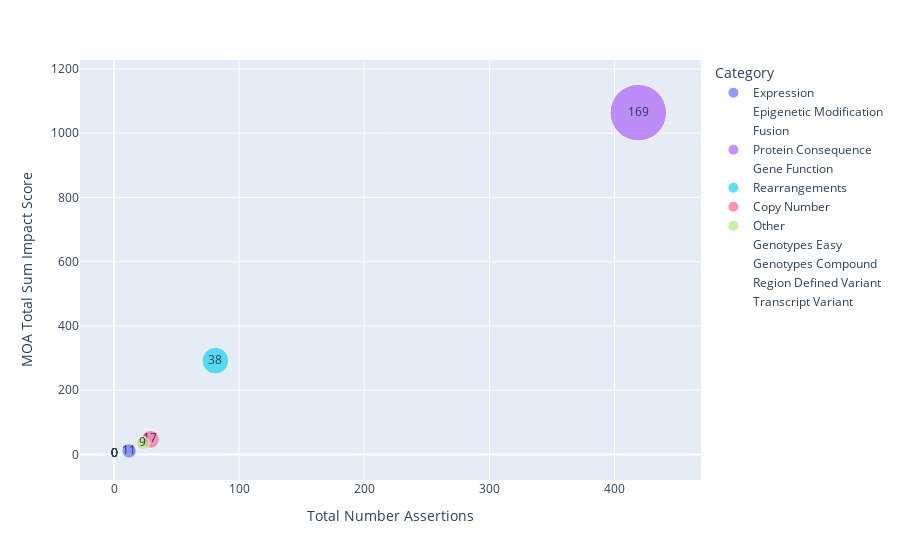

Notebook code cell kept with this figure:
### Markdown cell above
The scatterplot below shows the relationship between the Not Suported variant sub category impact score and the number of assertions (evidence items) associated with features (variants) in each sub category. Additionally, the sizes of the data point represent the number of features (variants) in each sub category.

### Code cell
fig2 = px.scatter(
    data_frame=not_supported_feature_impact_df,
    x="Total Number Assertions",
    y="MOA Total Sum Impact Score",
    size="Total Number Features",
    size_max=40,
    text="Total Number Features",
    color="Category"
)
fig2.show()

### Figure 1 — Plotly figure (JSON) as saved in the notebook; plotly's stock layout.template omitted (floating-point values rounded to 4 significant figures)
{"data": [{"hovertemplate": "Category=Expression<br>Total Number Assertions=%{x}<br>MOA Total Sum Impact Score=%{y}<br>Total Number Features=%{text}<extra></extra>", "legendgroup": "Expression", "marker": {"color": "#636efa", "size": [11], "sizemode": "area", "sizeref": 0.1056, "symbol": "circle"}, "mode": "markers+text", "name": "Expression", "orientation": "v", "showlegend": true, "text": [11], "type": "scatter", "x": [12], "xaxis": "x", "y": [11], "yaxis": "y"}, {"hovertemplate": "Category=Epigenetic Modification<br>Total Number Assertions=%{x}<br>MOA Total Sum Impact Score=%{y}<br>Total Number Features=%{text}<extra></extra>", "legendgroup": "Epigenetic Modification", "marker": {"color": "#EF553B", "size": [0], "sizemode": "area", "sizeref": 0.1056, "symbol": "circle"}, "mode": "markers+text", "name": "Epigenetic Modification", "orientation": "v", "showlegend": true, "text": [0], "type": "scatter", "x": [0], "xaxis": "x", "y": [0], "yaxis": "y"}, {"hovertemplate": "Category=Fusion<br>Total Number Assertions=%{x}<br>MOA Total Sum Impact Score=%{y}<br>Total Number Features=%{text}<extra></extra>", "legendgroup": "Fusion", "marker": {"color": "#00cc96", "size": [0], "sizemode": "area", "sizeref": 0.1056, "symbol": "circle"}, "mode": "markers+text", "name": "Fusion", "orientation": "v", "showlegend": true, "text": [0], "type": "scatter", "x": [0], "xaxis": "x", "y": [0], "yaxis": "y"}, {"hovertemplate": "Category=Protein Consequence<br>Total Number Assertions=%{x}<br>MOA Total Sum Impact Score=%{y}<br>Total Number Features=%{text}<extra></extra>", "legendgroup": "Protein Consequence", "marker": {"color": "#ab63fa", "size": [169], "sizemode": "area", "sizeref": 0.1056, "symbol": "circle"}, "mode": "markers+text", "name": "Protein Consequence", "orientation": "v", "showlegend": true, "text": [169], "type": "scatter", "x": [419], "xaxis": "x", "y": [1064], "yaxis": "y"}, {"hovertemplate": "Category=Gene Function<br>Total Number Assertions=%{x}<br>MOA Total Sum Impact Score=%{y}<br>Total Number Features=%{text}<extra></extra>", "legendgroup": "Gene Function", "marker": {"color": "#FFA15A", "size": [0], "sizemode": "area", "sizeref": 0.1056, "symbol": "circle"}, "mode": "markers+text", "name": "Gene Function", "orientation": "v", "showlegend": true, "text": [0], "type": "scatter", "x": [0], "xaxis": "x", "y": [0], "yaxis": "y"}, {"hovertemplate": "Category=Rearrangements<br>Total Number Assertions=%{x}<br>MOA Total Sum Impact Score=%{y}<br>Total Number Features=%{text}<extra></extra>", "legendgroup": "Rearrangements", "marker": {"color": "#19d3f3", "size": [38], "sizemode": "area", "sizeref": 0.1056, "symbol": "circle"}, "mode": "markers+text", "name": "Rearrangements", "orientation": "v", "showlegend": true, "text": [38], "type": "scatter", "x": [81], "xaxis": "x", "y": [292], "yaxis": "y"}, {"hovertemplate": "Category=Copy Number<br>Total Number Assertions=%{x}<br>MOA Total Sum Impact Score=%{y}<br>Total Number Features=%{text}<extra></extra>", "legendgroup": "Copy Number", "marker": {"color": "#FF6692", "size": [17], "sizemode": "area", "sizeref": 0.1056, "symbol": "circle"}, "mode": "markers+text", "name": "Copy Number", "orientation": "v", "showlegend": true, "text": [17], "type": "scatter", "x": [29], "xaxis": "x", "y": [47], "yaxis": "y"}, {"hovertemplate": "Category=Other<br>Total Number Assertions=%{x}<br>MOA Total Sum Impact Score=%{y}<br>Total Number Features=%{text}<extra></extra>", "legendgroup": "Other", "marker": {"color": "#B6E880", "size": [9], "sizemode": "area", "sizeref": 0.1056, "symbol": "circle"}, "mode": "markers+text", "name": "Other", "orientation": "v", "showlegend": true, "text": [9], "type": "scatter", "x": [23], "xaxis": "x", "y": [35], "yaxis": "y"}, {"hovertemplate": "Category=Genotypes Easy<br>Total Number Assertions=%{x}<br>MOA Total Sum Impact Score=%{y}<br>Total Number Features=%{text}<extra></extra>", "legendgroup": "Genotypes Easy", "marker": {"color": "#FF97FF", "size": [0], "sizemode": "area", "sizeref": 0.1056, "symbol": "circle"}, "mode": "markers+text", "name": "Genotypes Easy", "orientation": "v", "showlegend": true, "text": [0], "type": "scatter", "x": [0], "xaxis": "x", "y": [0], "yaxis": "y"}, {"hovertemplate": "Category=Genotypes Compound<br>Total Number Assertions=%{x}<br>MOA Total Sum Impact Score=%{y}<br>Total Number Features=%{text}<extra></extra>", "legendgroup": "Genotypes Compound", "marker": {"color": "#FECB52", "size": [0], "sizemode": "area", "sizeref": 0.1056, "symbol": "circle"}, "mode": "markers+text", "name": "Genotypes Compound", "orientation": "v", "showlegend": true, "text": [0], "type": "scatter", "x": [0], "xaxis": "x", "y": [0], "yaxis": "y"}, {"hovertemplate": "Category=Region Defined Variant<br>Total Number Assertions=%{x}<br>MOA Total Sum Impact Score=%{y}<br>Total Number Features=%{text}<extra></extra>", "legendgroup": "Region Defined Variant", "marker": {"color": "#636efa", "size": [0], "sizemode": "area", "sizeref": 0.1056, "symbol": "circle"}, "mode": "markers+text", "name": "Region Defined Variant", "orientation": "v", "showlegend": true, "text": [0], "type": "scatter", "x": [0], "xaxis": "x", "y": [0], "yaxis": "y"}, {"hovertemplate": "Category=Transcript Variant<br>Total Number Assertions=%{x}<br>MOA Total Sum Impact Score=%{y}<br>Total Number Features=%{text}<extra></extra>", "legendgroup": "Transcript Variant", "marker": {"color": "#EF553B", "size": [0], "sizemode": "area", "sizeref": 0.1056, "symbol": "circle"}, "mode": "markers+text", "name": "Transcript Variant", "orientation": "v", "showlegend": true, "text": [0], "type": "scatter", "x": [0], "xaxis": "x", "y": [0], "yaxis": "y"}], "layout": {"legend": {"itemsizing": "constant", "title": {"text": "Category"}, "tracegroupgap": 0}, "margin": {"t": 60}, "xaxis": {"anchor": "y", "domain": [0, 1], "title": {"text": "Total Number Assertions"}}, "yaxis": {"anchor": "x", "domain": [0, 1], "title": {"text": "MOA Total Sum Impact Score"}}}}
